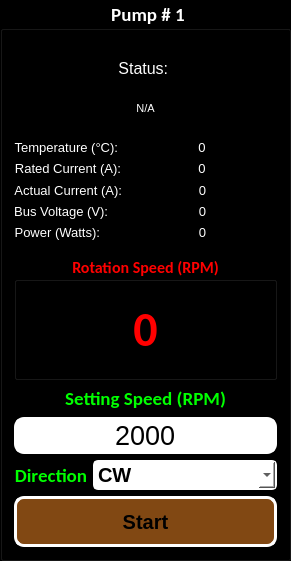
   <widget class="QGroupBox" name="groupBox_2">
    <property name="minimumSize">
     <size>
      <width>291</width>
      <height>561</height>
     </size>
    </property>
    <property name="font">
     <font>
      <family>Calibri</family>
      <pointsize>14</pointsize>
      <weight>75</weight>
      <bold>true</bold>
     </font>
    </property>
    <property name="styleSheet">
     <string notr="true">color: rgb(255, 255, 255);
background-color: rgb(0, 0, 0);
border-color: white;
border-width:5px;</string>
    </property>
    <property name="title">
     <string>Pump # 1</string>
    </property>
    <property name="alignment">
     <set>Qt::AlignCenter</set>
    </property>
    <layout class="QVBoxLayout" name="verticalLayout_3">
     <item>
      <layout class="QVBoxLayout" name="verticalLayout_8">
       <item>
        <widget class="Line" name="line_2">
         <property name="orientation">
          <enum>Qt::Horizontal</enum>
         </property>
        </widget>
       </item>
       <item>
        <widget class="QLabel" name="label_4">
         <property name="font">
          <font>
           <pointsize>12</pointsize>
          </font>
         </property>
         <property name="text">
          <string>Status: </string>
         </property>
         <property name="alignment">
          <set>Qt::AlignCenter</set>
         </property>
        </widget>
       </item>
       <item>
        <widget class="QLabel" name="lbStatus1">
         <property name="font">
          <font>
           <pointsize>8</pointsize>
          </font>
         </property>
         <property name="text">
          <string>N/A</string>
         </property>
         <property name="scaledContents">
          <bool>true</bool>
         </property>
         <property name="alignment">
          <set>Qt::AlignCenter</set>
         </property>
         <property name="wordWrap">
          <bool>true</bool>
         </property>
        </widget>
       </item>
       <item>
        <widget class="Line" name="line_3">
         <property name="orientation">
          <enum>Qt::Horizontal</enum>
         </property>
        </widget>
       </item>
      </layout>
     </item>
     <item>
      <layout class="QVBoxLayout" name="verticalLayout_11">
       <item>
        <layout class="QHBoxLayout" name="horizontalLayout_3">
         <item>
          <layout class="QVBoxLayout" name="verticalLayout_9">
           <item alignment="Qt::AlignLeft">
            <widget class="QLabel" name="label_5">
             <property name="font">
              <font>
               <pointsize>10</pointsize>
              </font>
             </property>
             <property name="text">
              <string>Temperature (°C):</string>
             </property>
             <property name="alignment">
              <set>Qt::AlignRight|Qt::AlignTrailing|Qt::AlignVCenter</set>
             </property>
            </widget>
           </item>
           <item alignment="Qt::AlignLeft">
            <widget class="QLabel" name="label_6">
             <property name="font">
              <font>
               <pointsize>10</pointsize>
              </font>
             </property>
             <property name="text">
              <string>Rated Current (A):</string>
             </property>
             <property name="alignment">
              <set>Qt::AlignRight|Qt::AlignTrailing|Qt::AlignVCenter</set>
             </property>
            </widget>
           </item>
           <item alignment="Qt::AlignLeft">
            <widget class="QLabel" name="label_7">
             <property name="font">
              <font>
               <pointsize>10</pointsize>
              </font>
             </property>
             <property name="text">
              <string>Actual Current (A):</string>
             </property>
             <property name="alignment">
              <set>Qt::AlignRight|Qt::AlignTrailing|Qt::AlignVCenter</set>
             </property>
            </widget>
           </item>
           <item alignment="Qt::AlignLeft">
            <widget class="QLabel" name="label_8">
             <property name="font">
              <font>
               <pointsize>10</pointsize>
              </font>
             </property>
             <property name="text">
              <string>Bus Voltage (V):</string>
             </property>
             <property name="alignment">
              <set>Qt::AlignRight|Qt::AlignTrailing|Qt::AlignVCenter</set>
             </property>
            </widget>
           </item>
           <item alignment="Qt::AlignLeft">
            <widget class="QLabel" name="label_9">
             <property name="font">
              <font>
               <pointsize>10</pointsize>
              </font>
             </property>
             <property name="text">
              <string>Power (Watts):</string>
             </property>
             <property name="alignment">
              <set>Qt::AlignRight|Qt::AlignTrailing|Qt::AlignVCenter</set>
             </property>
            </widget>
           </item>
          </layout>
         </item>
         <item>
          <layout class="QVBoxLayout" name="verticalLayout_10">
           <item alignment="Qt::AlignHCenter">
            <widget class="QLabel" name="lbTemp1">
             <property name="font">
              <font>
               <pointsize>10</pointsize>
              </font>
             </property>
             <property name="text">
              <string>0</string>
             </property>
             <property name="alignment">
              <set>Qt::AlignCenter</set>
             </property>
            </widget>
           </item>
           <item alignment="Qt::AlignHCenter">
            <widget class="QLabel" name="lbRatedCurrent1">
             <property name="font">
              <font>
               <pointsize>10</pointsize>
              </font>
             </property>
             <property name="text">
              <string>0</string>
             </property>
             <property name="alignment">
              <set>Qt::AlignCenter</set>
             </property>
            </widget>
           </item>
           <item alignment="Qt::AlignHCenter">
            <widget class="QLabel" name="lbActualCurrent1">
             <property name="minimumSize">
              <size>
               <width>149</width>
               <height>16</height>
              </size>
             </property>
             <property name="font">
              <font>
               <pointsize>10</pointsize>
              </font>
             </property>
             <property name="text">
              <string>0</string>
             </property>
             <property name="alignment">
              <set>Qt::AlignCenter</set>
             </property>
            </widget>
           </item>
           <item>
            <widget class="QLabel" name="lbBusVoltage1">
             <property name="font">
              <font>
               <pointsize>10</pointsize>
              </font>
             </property>
             <property name="text">
              <string>0</string>
             </property>
             <property name="alignment">
              <set>Qt::AlignCenter</set>
             </property>
            </widget>
           </item>
           <item>
            <widget class="QLabel" name="lbPower1">
             <property name="font">
              <font>
               <pointsize>10</pointsize>
              </font>
             </property>
             <property name="text">
              <string>0</string>
             </property>
             <property name="alignment">
              <set>Qt::AlignCenter</set>
             </property>
            </widget>
           </item>
          </layout>
         </item>
        </layout>
       </item>
       <item>
        <widget class="Line" name="line">
         <property name="orientation">
          <enum>Qt::Horizontal</enum>
         </property>
        </widget>
       </item>
       <item>
        <widget class="QGroupBox" name="groupBox_3">
         <property name="minimumSize">
          <size>
           <width>251</width>
           <height>125</height>
          </size>
         </property>
         <property name="maximumSize">
          <size>
           <width>1666</width>
           <height>125</height>
          </size>
         </property>
         <property name="font">
          <font>
           <family>Calibri</family>
           <pointsize>12</pointsize>
           <weight>75</weight>
           <bold>true</bold>
          </font>
         </property>
         <property name="styleSheet">
          <string notr="true">border-color: rgb(85, 0, 0);
color: rgb(255, 0, 0);</string>
         </property>
         <property name="title">
          <string>Rotation Speed (RPM)</string>
         </property>
         <property name="alignment">
          <set>Qt::AlignCenter</set>
         </property>
         <layout class="QVBoxLayout" name="verticalLayout_6">
          <item>
           <layout class="QVBoxLayout" name="verticalLayout_5">
            <item>
             <widget class="QLabel" name="lbActualSpeed1">
              <property name="minimumSize">
               <size>
                <width>219</width>
                <height>59</height>
               </size>
              </property>
              <property name="font">
               <font>
                <family>Calibri</family>
                <pointsize>36</pointsize>
                <weight>75</weight>
                <bold>true</bold>
               </font>
              </property>
              <property name="text">
               <string>0</string>
              </property>
              <property name="scaledContents">
               <bool>true</bool>
              </property>
              <property name="alignment">
               <set>Qt::AlignCenter</set>
              </property>
             </widget>
            </item>
           </layout>
          </item>
         </layout>
        </widget>
       </item>
       <item>
        <layout class="QFormLayout" name="formLayout_3">
         <item row="3" column="0">
          <widget class="QLabel" name="label_3">
           <property name="font">
            <font>
             <family>Calibri</family>
             <pointsize>14</pointsize>
             <weight>75</weight>
             <bold>true</bold>
            </font>
           </property>
           <property name="styleSheet">
            <string notr="true">color: rgb(0, 255, 0);</string>
           </property>
           <property name="text">
            <string>Direction</string>
           </property>
           <property name="alignment">
            <set>Qt::AlignRight|Qt::AlignTrailing|Qt::AlignVCenter</set>
           </property>
          </widget>
         </item>
         <item row="3" column="1">
          <widget class="QComboBox" name="cbRotation1">
           <property name="enabled">
            <bool>false</bool>
           </property>
           <property name="font">
            <font>
             <pointsize>15</pointsize>
             <weight>75</weight>
             <bold>true</bold>
            </font>
           </property>
           <property name="styleSheet">
            <string notr="true">background-color: white;
border-color: white;
border-width: 2px;
border-radius: 5px;
border-style: outset;
color: rgb(0, 0, 0);</string>
           </property>
           <property name="editable">
            <bool>false</bool>
           </property>
           <property name="sizeAdjustPolicy">
            <enum>QComboBox::AdjustToContents</enum>
           </property>
           <item>
            <property name="text">
             <string>CW</string>
            </property>
           </item>
           <item>
            <property name="text">
             <string>CCW</string>
            </property>
           </item>
          </widget>
         </item>
         <item row="2" column="0" colspan="2">
          <widget class="QLineEdit" name="lnTargetSpeed1">
           <property name="enabled">
            <bool>false</bool>
           </property>
           <property name="font">
            <font>
             <pointsize>20</pointsize>
            </font>
           </property>
           <property name="styleSheet">
            <string notr="true">background-color:  white;
border-color: white;
border-width: 2px;
border-radius: 10px;
border-style: outset;
color: rgb(0, 0, 0);</string>
           </property>
           <property name="text">
            <string>2000</string>
           </property>
           <property name="alignment">
            <set>Qt::AlignCenter</set>
           </property>
          </widget>
         </item>
         <item row="1" column="0" colspan="2">
          <widget class="QLabel" name="label_2">
           <property name="maximumSize">
            <size>
             <width>16667</width>
             <height>16777215</height>
            </size>
           </property>
           <property name="font">
            <font>
             <family>Calibri</family>
             <pointsize>14</pointsize>
             <weight>75</weight>
             <bold>true</bold>
            </font>
           </property>
           <property name="styleSheet">
            <string notr="true">color: rgb(0, 255, 0);</string>
           </property>
           <property name="text">
            <string>Setting Speed (RPM)</string>
           </property>
           <property name="alignment">
            <set>Qt::AlignCenter</set>
           </property>
          </widget>
         </item>
        </layout>
       </item>
       <item>
        <widget class="QPushButton" name="btnStart1">
         <property name="enabled">
          <bool>false</bool>
         </property>
         <property name="minimumSize">
          <size>
           <width>241</width>
           <height>51</height>
          </size>
         </property>
         <property name="font">
          <font>
           <pointsize>15</pointsize>
           <weight>75</weight>
           <bold>true</bold>
          </font>
         </property>
         <property name="styleSheet">
          <string notr="true">background-color: #814813;
border-color: white;
border-width: 3px;
border-radius: 10px;
border-style: outset;
color: rgb(0, 0, 0);
</string>
         </property>
         <property name="text">
          <string>Start</string>
         </property>
        </widget>
       </item>
      </layout>
     </item>
    </layout>
   </widget>
